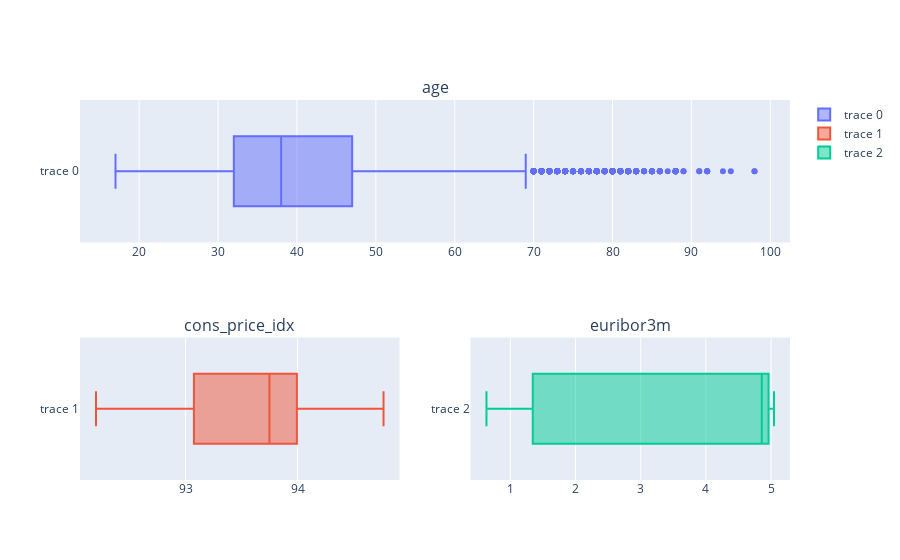

Notebook code cell kept with this figure:
### Code cell
fig = make_subplots(
    rows = 2, cols = 2,
    specs = [[{"colspan": 2},None], [{"type": "xy"},{"type": "xy"}]], subplot_titles = ['age', 'cons_price_idx','euribor3m'])
fig.add_trace(go.Box(x = bank_limpio['age']
             ),
             row = 1,col = 1)
fig.add_trace(go.Box(x = bank_limpio['cons_price_idx']
             ),
             row = 2,col = 1),
fig.add_trace(go.Box(x = bank_limpio['euribor3m']
             ),
             row = 2,col = 2)

### Figure 1 — Plotly figure (JSON) as saved in the notebook; plotly's stock layout.template omitted (floating-point values rounded to 4 significant figures; data arrays with more than 128 entries replaced by an {"elided": "..."} marker saying what was removed)
{"data": [{"type": "box", "x": {"elided": "43000 int values"}, "xaxis": "x", "yaxis": "y"}, {"type": "box", "x": {"elided": "43000 float values"}, "xaxis": "x2", "yaxis": "y2"}, {"type": "box", "x": {"elided": "43000 float values"}, "xaxis": "x3", "yaxis": "y3"}], "layout": {"annotations": [{"font": {"size": 16}, "showarrow": false, "text": "age", "x": 0.5, "xanchor": "center", "xref": "paper", "y": 1, "yanchor": "bottom", "yref": "paper"}, {"font": {"size": 16}, "showarrow": false, "text": "cons_price_idx", "x": 0.225, "xanchor": "center", "xref": "paper", "y": 0.375, "yanchor": "bottom", "yref": "paper"}, {"font": {"size": 16}, "showarrow": false, "text": "euribor3m", "x": 0.775, "xanchor": "center", "xref": "paper", "y": 0.375, "yanchor": "bottom", "yref": "paper"}], "xaxis": {"anchor": "y", "domain": [0, 1]}, "xaxis2": {"anchor": "y2", "domain": [0, 0.45]}, "xaxis3": {"anchor": "y3", "domain": [0.55, 1]}, "yaxis": {"anchor": "x", "domain": [0.625, 1]}, "yaxis2": {"anchor": "x2", "domain": [0, 0.375]}, "yaxis3": {"anchor": "x3", "domain": [0, 0.375]}}}
